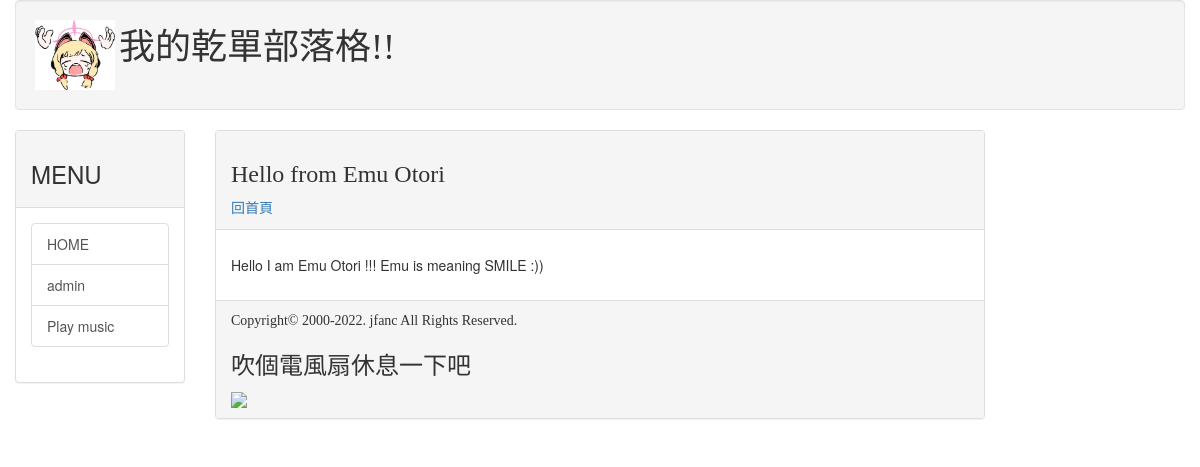
/post/hello/, run on the app's committed database.
### mainsite/models.py (models this page shows, shortened)
class Post(models.Model):
    title = models.CharField(max_length=200)
    slug = models.CharField(max_length=200)
    body = models.TextField()
    pub_date = models.DateTimeField(default=timezone.now)
    class Meta:
        ordering = ('-pub_date',)

### mainsite/views.py (the view)
# urls.py: path('post/<slug:slug>/', showpost),
def showpost(request, slug):
    template = get_template('post.html')
    try:
        post = Post.objects.get(slug=slug)
        if post != None:
            html = template.render(locals())
        return HttpResponse(html)
    except:
        return redirect('/')

### templates/post.html (shortened to what this page needs)
{% extends 'base.html' %}
{% load markdown_deux_tags %}
{% block headmessage %}
    <h3 style='font-family:微軟正黑體;'>{{ post.title }}</h3>
    <a style='font-family:微軟正黑體;' href='/'>回首頁</a>
{% endblock %}
{% block content %}
    <p style='font-family:微軟正黑體;font-size:12pt;letter-spacing:2pt;'>
        {{ post.body | markdown }}
    </p>
{% endblock %}

### data on the page
Post: title "Hello from Emu Otori", body "Hello I am Emu Otori !!! Emu is meaning SMILE :))"
